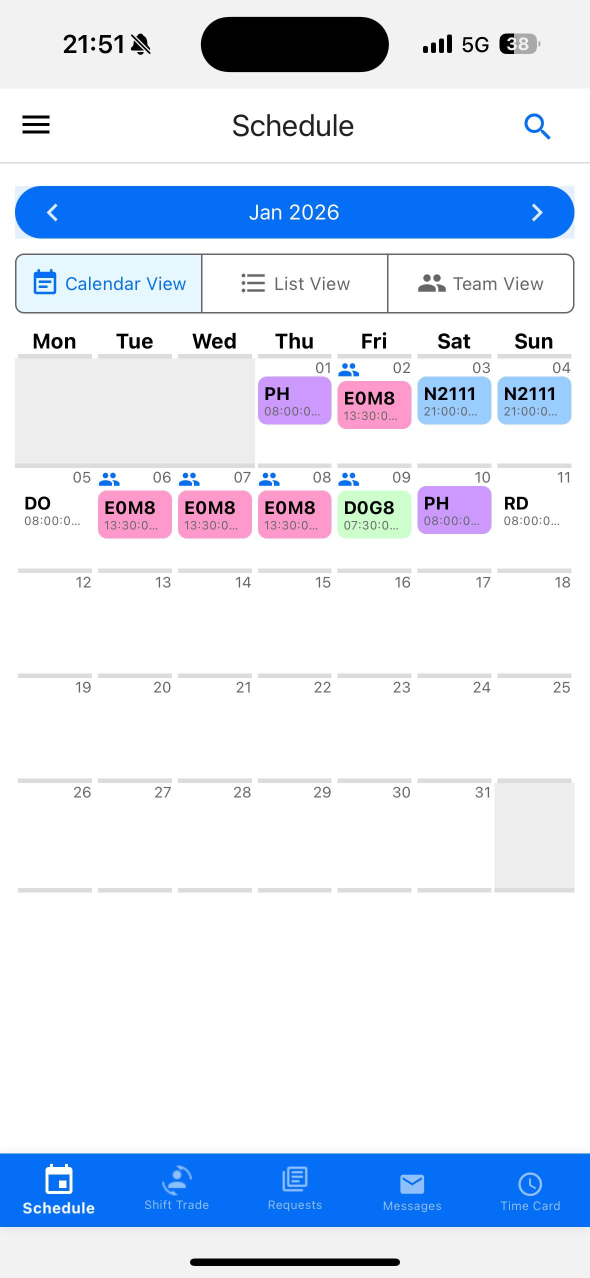
#> input picture sample_images/01_2026.jpg, 1179 x 2556 px (shown at 1/2 size)
$ python -i image_processor.py   (imports and definitions only)
#> lines starting #> are read from the running program, lines starting #| are printed output that depends on the picture
"""
Image processing service for extracting shift schedules from screenshots.

Uses pytesseract for OCR and PIL for image manipulation and color detection.
"""

import logging
import re
from calendar import monthrange
from datetime import date
from io import BytesIO
from typing import Optional

from PIL import Image, ImageFilter, ImageOps
import pytesseract

from pathlib import Path

from src.config import get_grid_config, get_shift_config, get_settings, ShiftConfig
from src.constants import (
    GRID_BOTTOM,
    GRID_LEFT,
    GRID_RIGHT,
    GRID_TOP,
    HEADER_BOTTOM,
    HEADER_LEFT,
    HEADER_RIGHT,
    HEADER_TOP,
)


logger = logging.getLogger(__name__)

# Month name to number mapping
MONTHS = {
    "jan": 1, "january": 1,
    "feb": 2, "february": 2,
    "mar": 3, "march": 3,
    "apr": 4, "april": 4,
    "may": 5,
    "jun": 6, "june": 6,
    "jul": 7, "july": 7,
    "aug": 8, "august": 8,
    "sep": 9, "september": 9,
    "oct": 10, "october": 10,
    "nov": 11, "november": 11,
    "dec": 12, "december": 12,
}


# [461 lines left out: functions _adjust_rest_days_post_night, process_schedule_image, extract_month_year, extract_schedule_grid, _setup_debug_dir, _save_debug_overlay_only and 7 more, not called in this run]


def extract_cell_data(cell_image: Image.Image) -> tuple[Optional[str], Optional[tuple[int, int, int]]]:
    """
    Extract shift code and dominant color from a calendar cell.

    Returns:
        Tuple of (shift_code, dominant_rgb_color)
    """
    settings = get_settings()

    # Get dominant color from the cell (for color fallback)
    dominant_color = get_dominant_color(cell_image)

    # Color-only mode: skip OCR entirely
    if settings.color_only_mode:
        logger.debug(f"Color-only mode: detected RGB{dominant_color}")
        return None, dominant_color

    # Scale up the image for better OCR accuracy (cell is already cropped in _crop_cell)
    scaled_image = _scale_image(cell_image)
    scaled_image = scaled_image.filter(ImageFilter.EDGE_ENHANCE)

    # Run OCR to extract shift code
    # Build whitelist from actual shift codes in config
    shift_config = get_shift_config()
    whitelist = shift_config.get_valid_characters()
    logger.debug(f"OCR whitelist from shifts.yaml: {whitelist}")

    # PSM 6 = Assume a single uniform block of text
    # OEM 3 = Default engine mode
    # Whitelist = Only allow characters that are actually used in shift codes
    # Disable dictionaries to prevent forming English words (e.g., D0G8 -> DOGS)
    custom_config = (
        f'--oem 3 --psm 6 '
        f'-c tessedit_char_whitelist={whitelist} '
        f'-c load_system_dawg=0 '
        f'-c load_freq_dawg=0'
    )
    cell_text = pytesseract.image_to_string(scaled_image, config=custom_config)

    # Debug: log raw OCR text
    logger.debug(f"Raw OCR text: {repr(cell_text)}")

    # Parse shift code from OCR text
    shift_code = parse_shift_code(cell_text)

    if not shift_code and cell_text.strip():
        # Log when we have text but couldn't parse a shift code
        logger.warning(
            f"Could not parse shift code from OCR text: {repr(cell_text.strip())}")

    return shift_code, dominant_color


# [47 lines left out: function parse_shift_code, not called in this run]


# OCR character substitutions for common confusions
# Order matters for tiebreaking when multiple candidates match
OCR_SUBSTITUTIONS = [
    ('S', '8'),
    ('S', '9'),
    ('8', 'S'),
    ('9', 'S'),
    ('8', '9'),
    ('9', '8'),
    ('G', '6'),
    ('6', 'G'),
    ('O', '0'),
    ('0', 'O'),
    ('I', '1'),
    ('1', 'I'),
    ('B', '8'),
    ('B', 'D'),
    ('D', 'B'),
]


# [137 lines left out: functions _apply_prefix_normalization, _find_ocr_candidates, _select_best_candidate, normalize_shift_code, get_dominant_color, _scale_image, not called in this run]

>>> import cv2
>>> picture = cv2.imread('../../sample_images/01_2026.jpg', cv2.IMREAD_GRAYSCALE)
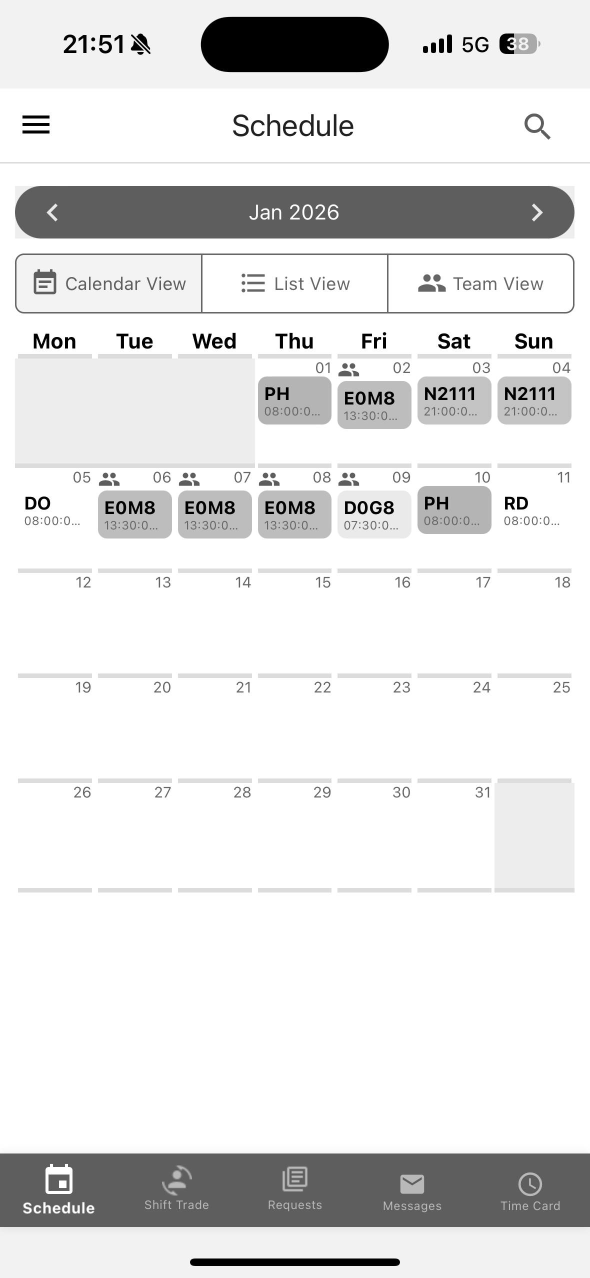
#> picture: shape (2556, 1179) (shown at 1/2 size); min 0, max 255, mean 227.1
#> (the run stopped early here; a loop or call above may not have finished)

$ run again, on sample_images/03_2026.jpg
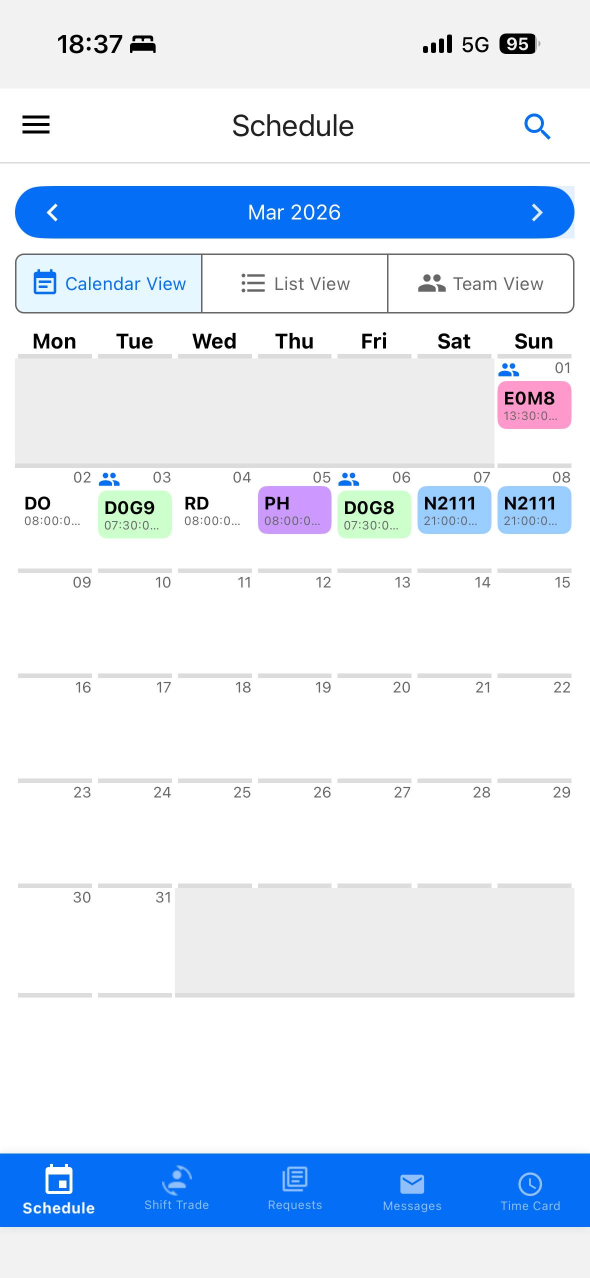
#> input picture sample_images/03_2026.jpg, 1179 x 2556 px (shown at 1/2 size)
#> `picture = cv2.imread('../../sample_images/01_2026.jpg', cv2.IMREAD_GRA..`:
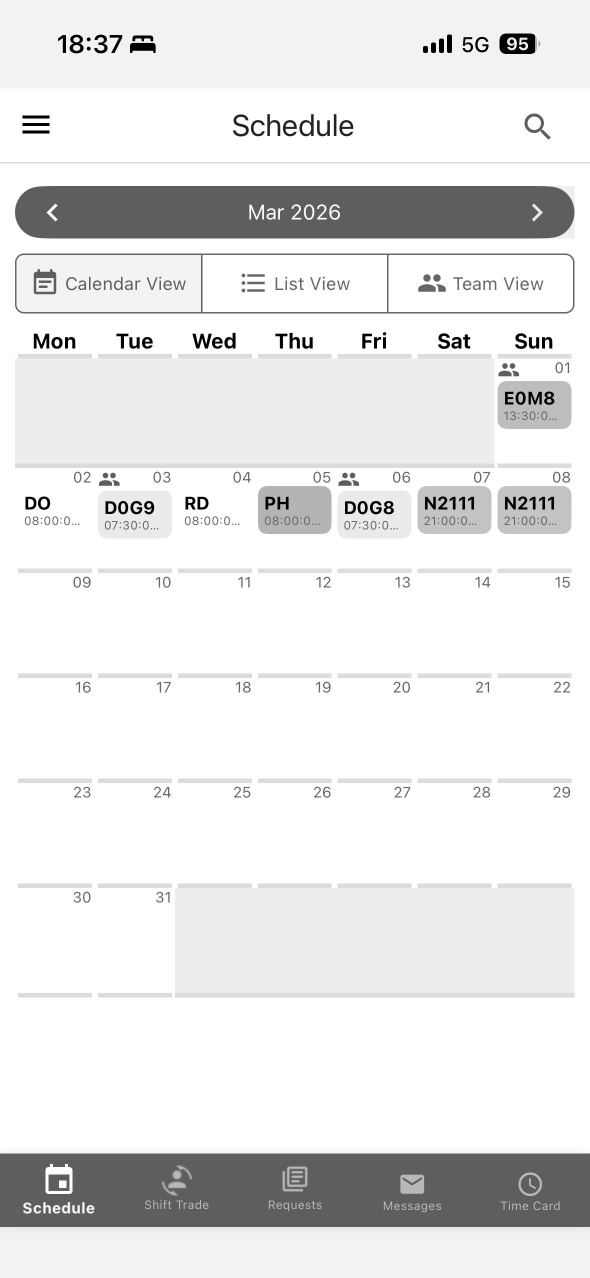
#> picture: shape (2556, 1179) (shown at 1/2 size); min 0, max 255, mean 230.5
